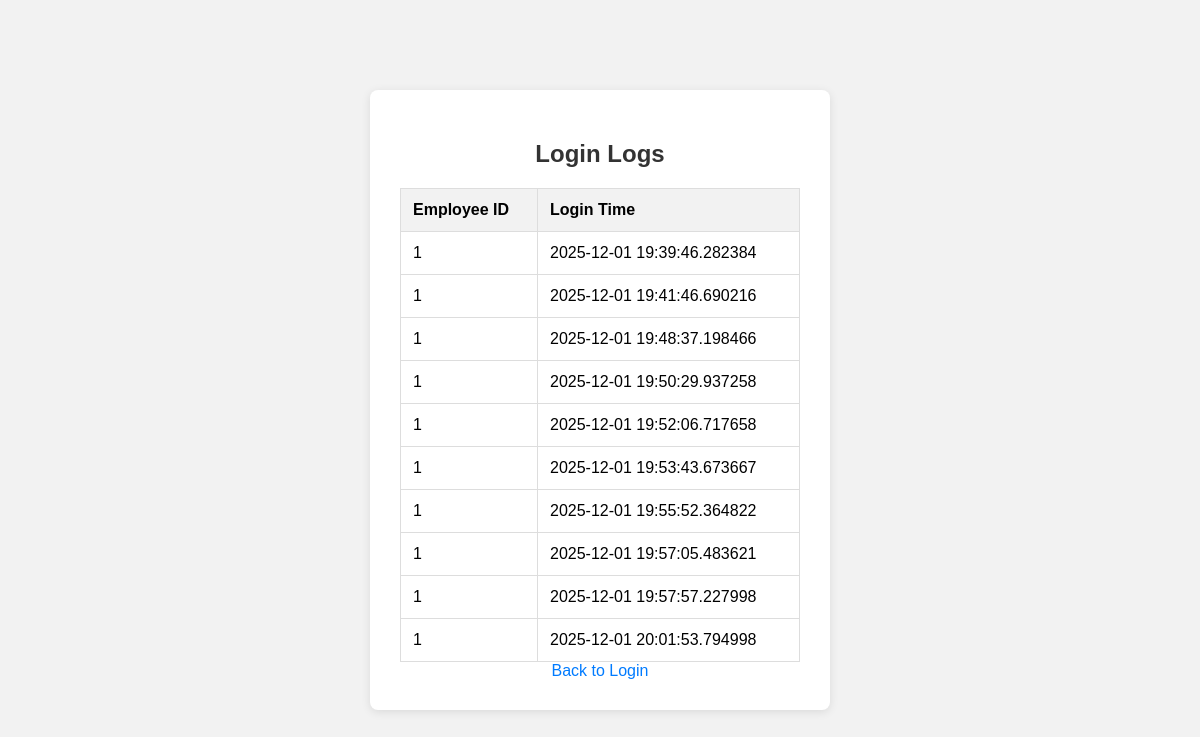
Page /logs on the committed database.
### app.py (models this page shows, shortened)
class Log(db.Model):
    id = db.Column(db.Integer, primary_key=True)
    employee_id = db.Column(db.String(100), nullable=False)
    timestamp = db.Column(db.DateTime, default=datetime.datetime.utcnow)

### app.py (the view)
@app.route('/logs')
def logs():
    all_logs = Log.query.all()
    return render_template('logs.html', logs=all_logs)

### templates/logs.html (shortened to what this page needs)
<!DOCTYPE html>
<html>
<head>
    <link rel="stylesheet" type="text/css" href="{{ url_for('static', filename='style.css') }}">
</head>
<body>
    <div class="container">
        <h2>Login Logs</h2>
        <table>
            <tr>
                <th>Employee ID</th>
                <th>Login Time</th>
            </tr>
            {% for log in logs %}
            <tr>
                <td>{{ log.employee_id }}</td>
                <td>{{ log.timestamp }}</td>
            </tr>
            {% endfor %}
        </table>
        <a href="/">Back to Login</a>
    </div>
</body>
</html>

### static/style.css (style rules this page uses)
body { font-family: sans-serif; background-color: #f2f2f2; margin: 0; padding: 0; height: 100vh; display: flex; flex-direction: column; }
.container { background-color: white; padding: 30px; border-radius: 8px; box-shadow: 0 2px 10px rgba(0, 0, 0, 0.1); width: 100%; max-width: 400px; text-align: center; margin: auto; }
h2, h3 { margin-bottom: 20px; color: #333; }
table { width: 100%; border-collapse: collapse; margin-top: 20px; }
th, td { padding: 12px; border: 1px solid #ddd; text-align: left; }
th { background-color: #f2f2f2; }
a { color: #007bff; text-decoration: none; }

### rows in the picture
Log: employee_id "1", timestamp "2025-12-01 19:39:46.282384"
Log: employee_id "1", timestamp "2025-12-01 19:41:46.690216"
Log: employee_id "1", timestamp "2025-12-01 19:48:37.198466"
Log: employee_id "1", timestamp "2025-12-01 19:50:29.937258"
Log: employee_id "1", timestamp "2025-12-01 19:52:06.717658"
Log: employee_id "1", timestamp "2025-12-01 19:53:43.673667"
Log: employee_id "1", timestamp "2025-12-01 19:55:52.364822"
Log: employee_id "1", timestamp "2025-12-01 19:57:05.483621"
Log: employee_id "1", timestamp "2025-12-01 19:57:57.227998"
Log: employee_id "1", timestamp "2025-12-01 20:01:53.794998"
